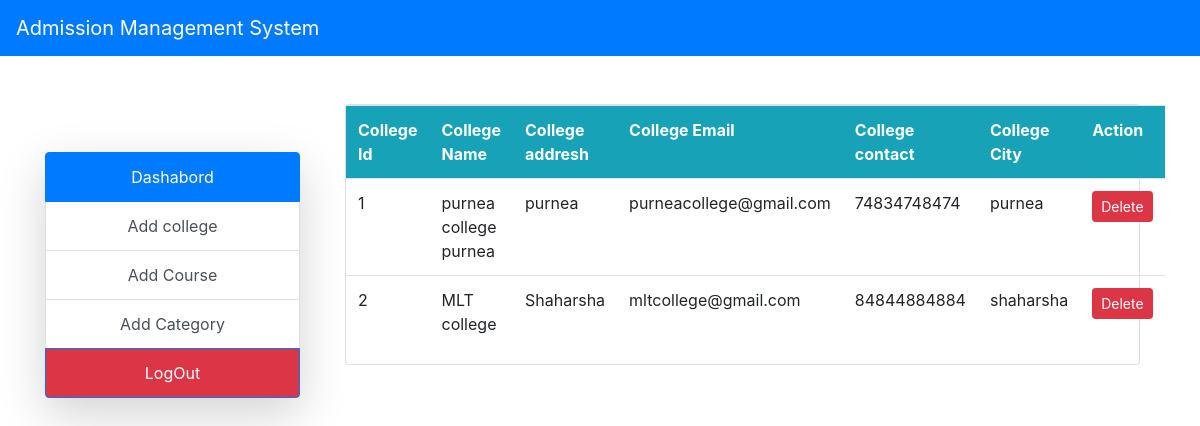
/director/all_college (signed in), run on the app's committed database.
### admission/models.py (models this page shows, shortened)
class College(models.Model):
    col_id = models.AutoField(primary_key=True)
    col_name = models.CharField(max_length=200)
    col_address = models.CharField(max_length=200)
    col_img = models.ImageField(upload_to='media')
    col_city = models.CharField(max_length=200)
    col_email = models.EmailField()
    col_contact = models.IntegerField(default=0)
    col_rank = models.IntegerField(default=0)

### admission/views.py (the view)
# urls.py: path('director/all_college',views.all_college,name="all_college"),
def all_college(r):
    if not r.session.has_key('login'):
        return redirect(login)
    data = {"college":College.objects.all()}
    return render(r,'director/all_college.html',data)

### templates/director/all_college.html
{% extends 'director/base.html' %}
{% block side %}
   {{ block.super }}
{% endblock %}
{% block content %}
   <div class="container-fluid">
     <div class="row">
         <div class="col-lg-12 mx-auto">
            <div class="card">
                <table class="table table-hover">
                 <tr class="bg-info text-white">
                     <th>College Id</th>
                     <th>College Name</th>
                     <th>College addresh</th>
                     <th>College Email</th>
                     <th>College contact</th>
                     <th>College City</th>
                     <th>Action</th>
                 </tr>
           {% for x in college %}
                 <tr>
                     <td>{{ x.col_id }}</td>
                     <td>{{ x.col_name }}</td>
                     <td>{{ x.col_address }}</td>
                     <td>{{ x.col_email }}</td>
                     <td>{{ x.col_contact }}</td>
                     <td>{{ x.col_city }}</td>
                     <td><a href="{% url 'dcollege' x.col_id %}" class="btn btn-sm btn-danger">Delete</a></td>
                 </tr>
            {% endfor %}
             </table>
            </div>
         </div>
     </div>
   </div>
{% endblock %}

### data on the page
College: col_id "1", col_name "purnea college purnea", col_address "purnea", col_email "purneacollege@gmail.com", col_contact "74834748474", col_city "purnea"
College: col_id "2", col_name "MLT college", col_address "Shaharsha", col_email "mltcollege@gmail.com", col_contact "84844884884", col_city "shaharsha"
